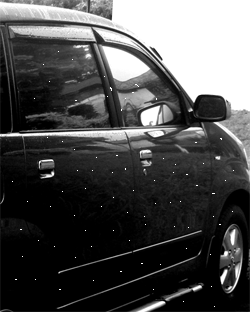
#> input picture mobil.tif, 250 x 312 px
$ python prak7.5.py
#> lines starting #> are read from the running program, lines starting #| are printed output that depends on the picture
import matplotlib.pyplot as plt#Mengimpor modul matplotlib.pyplot yang digunakan untuk membuat visualisasi plot.

from skimage import data#Mengimpor modul data dari scikit-image yang berisi beberapa citra contoh.
from skimage.io import imread# Mengimpor fungsi imread dari scikit-image.io yang digunakan untuk membaca citra dari file.
from skimage.color import rgb2gray#Mengimpor fungsi rgb2gray dari scikit-image.color yang digunakan untuk mengubah citra menjadi skala abu-abu (grayscale).
import numpy as np#Mengimpor modul numpy yang digunakan untuk operasi matematika dan manipulasi array.
citra1 = imread(fname="mobil.tif")# Membaca citra dengan menggunakan fungsi imread dan menyimpannya ke variabel citra1. Citra tersebut dibaca dari file "mobil.tif".
#> citra1 is the input picture: shape (312, 250); min 0, max 255, mean 76.9
citra2 = imread(fname="boneka2.tif")#Membaca citra dengan menggunakan fungsi imread dan menyimpannya ke variabel citra2. Citra tersebut dibaca dari file "boneka2.tif".
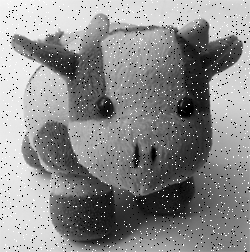
#> input picture boneka2.tif, 250 x 252 px
#> citra2 is the input picture: shape (252, 250); min 0, max 255, mean 139.1

print('Shape citra 1 : ', citra1.shape)#Mencetak dimensi citra 1 menggunakan atribut shape untuk mengetahui ukuran citra tersebut.
#| Shape citra 1 :  (312, 250)
print('Shape citra 1 : ', citra2.shape)# Mencetak dimensi citra 2 menggunakan atribut shape untuk mengetahui ukuran citra tersebut.
#| Shape citra 1 :  (252, 250)

fig, axes = plt.subplots(1, 2, figsize=(10, 10))#Membuat objek figure dan axes untuk menampilkan plot. Parameter (1, 2) menunjukkan bahwa akan ada 1 baris dan 2 kolom subplot. figsize=(10, 10) mengatur ukuran gambar plot.
ax = axes.ravel()#Mengubah objek axes menjadi array 1 dimensi menggunakan fungsi ravel() agar lebih mudah diakses.

ax[0].imshow(citra1, cmap = 'gray')#Menampilkan citra 1 pada subplot pertama dengan menggunakan imshow(). Parameter cmap = 'gray' mengatur skala warna plot menjadi grayscale.
ax[0].set_title("Citra 1")#Mengatur judul untuk subplot pertama.
ax[1].imshow(citra2, cmap = 'gray')#Menampilkan citra 2 pada subplot kedua dengan menggunakan imshow().
ax[1].set_title("Citra 2")#Mengatur judul untuk subplot kedua.

copyCitra1 = citra1.copy()#Membuat salinan citra 1 menggunakan fungsi copy().
copyCitra2 = citra2.copy()#Membuat salinan citra 2 menggunakan fungsi copy().

m1,n1 = copyCitra1.shape#Menyimpan dimensi citra 1 (jumlah baris dan kolom) ke dalam variabel m1 dan n1.
#> m1 = 312; n1 = 250
output1 = np.empty([m1, n1])#Membuat array kosong dengan ukuran yang sama dengan citra 1 menggunakan fungsi empty() dari numpy.

m2,n2 = copyCitra2.shape#Menyimpan dimensi citra 2 (jumlah baris dan kolom) ke dalam variabel m2 dan n2.
#> m2 = 252; n2 = 250
output2 = np.empty([m2, n2])#Membuat array kosong dengan ukuran yang sama dengan citra 2 menggunakan fungsi empty().
print('Shape copy citra 1 : ', copyCitra1.shape)
#| Shape copy citra 1 :  (312, 250)
print('Shape output citra 1 : ', output1.shape)
#| Shape output citra 1 :  (312, 250)

print('m1 : ',m1)
#| m1 :  312
print('n1 : ',n1)
#| n1 :  250
print()

print('Shape copy citra 2 : ', copyCitra2.shape)
#| Shape copy citra 2 :  (252, 250)
print('Shape output citra 3 : ', output2.shape)
#| Shape output citra 3 :  (252, 250)
print('m2 : ',m2)
#| m2 :  252
print('n2 : ',n2)
#| n2 :  250
print()

for baris in range(0, m1 - 1):# Melakukan perulangan untuk setiap baris pada citra 1.
    for kolom in range(0, n1 - 1):#Melakukan perulangan untuk setiap kolom pada citra 1.

        a1 = baris#Menyimpan nilai baris ke dalam variabel a1.
        b1 = kolom#Menyimpan nilai baris ke dalam variabel a1.

        arr = np.array([copyCitra1[a1 - 1, b1 - 1], copyCitra1[a1 - 1, b1], copyCitra1[a1, b1 + 1], \
                        copyCitra1[a1, b1 - 1], copyCitra1[a1, b1 + 1], copyCitra1[a1 + 1, b1 - 1], \
                        copyCitra1[a1 + 1, b1], copyCitra1[a1 + 1, b1 + 1]])

        minPiksel = np.amin(arr);#p.amin(arr): Menemukan nilai piksel terkecil dalam array menggunakan fungsi amin() dari numpy.
        maksPiksel = np.amax(arr);#Menemukan nilai piksel terbesar dalam array menggunakan fungsi amax().

        if copyCitra1[baris, kolom] < minPiksel:#ggunakan kondisi untuk menentukan nilai piksel pada output citra 1 berdasarkan nilai piks
            output1[baris, kolom] = minPiksel
        else:
            if copyCitra1[baris, kolom] > maksPiksel:
                output1[baris, kolom] = maksPiksel
            else:
                output1[baris, kolom] = copyCitra1[baris, kolom]
for baris1 in range(0, m2 - 1):#elakukan perulangan untuk setiap baris pada citra 2.
    for kolom1 in range(0, n2 - 1):#Melakukan perulangan untuk setiap kolom pada citra 2.

        a1 = baris1# Menyimpan nilai baris1 ke dalam variabel a1.
        b1 = kolom1#Menyimpan nilai kolom1 ke dalam variabel b1.

        arr = np.array([copyCitra2[a1 - 1, b1 - 1], copyCitra2[a1 - 1, b1], copyCitra2[a1, b1 + 1],#embuat array dengan menggunakan nilai piksel dari citra 2 pada posisi yang ditentukan.
                        copyCitra2[a1, b1 - 1], copyCitra2[a1, b1 + 1], copyCitra2[a1 + 1, b1 - 1],
                        copyCitra2[a1 + 1, b1], copyCitra2[a1 + 1, b1 + 1]])

        minPiksel = np.amin(arr);#Menemukan nilai piksel terkecil dalam array menggunakan fungsi amin() dari numpy.
        maksPiksel = np.amax(arr);# Menemukan nilai piksel terbesar dalam array menggunakan fungsi amax().

        if copyCitra2[baris1, kolom1] < minPiksel:#enggunakan kondisi untuk menentukan nilai piksel pada output citra 2 berdasarkan nilai piksel pada citra 2 dan nilai piksel terkecil dan terbesar yang telah ditemukan sebelumnya.
            output2[baris1, kolom1] = minPiksel
        else:
            if copyCitra2[baris1, kolom1] > maksPiksel:
                output2[baris1, kolom1] = maksPiksel
            else:
                output2[baris1, kolom1] = copyCitra2[baris1, kolom1]
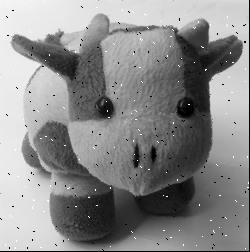
#> output2: shape (252, 250) float64; min 0, max 255, mean 138.1
fig, axes = plt.subplots(2, 2, figsize=(10, 10))#Membuat objek figure dan axes baru untuk menampilkan plot dengan grid 2x2 (2 baris, 2 kolom) dan ukuran gambar plot 10x10.
ax = axes.ravel()

ax[0].imshow(citra1, cmap = 'gray')
ax[0].set_title("Input Citra 1")

ax[1].imshow(citra2, cmap = 'gray')
ax[1].set_title("Input Citra 2")

ax[2].imshow(output1, cmap = 'gray')
ax[2].set_title("Output Citra 1")

ax[3].imshow(output2, cmap = 'gray')
ax[3].set_title("Output Citra 2")
plt.show()
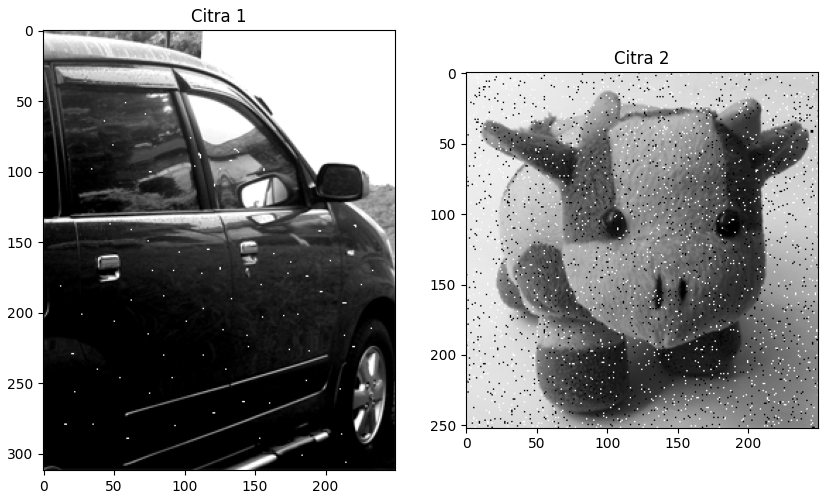
#> figure drawn by matplotlib, 2 panels
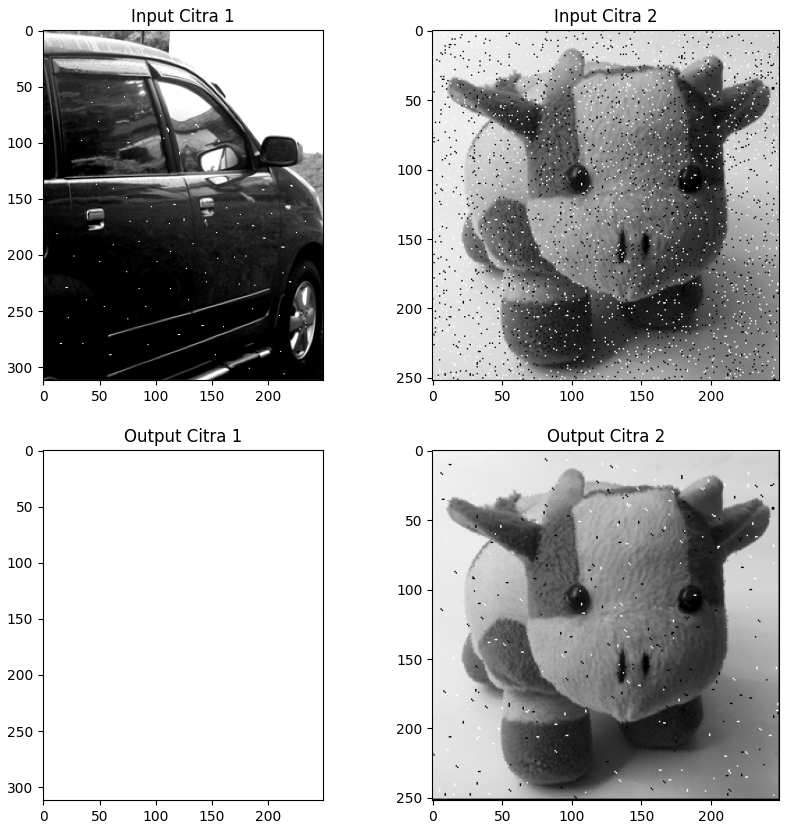
#> figure drawn by matplotlib, 4 panels
